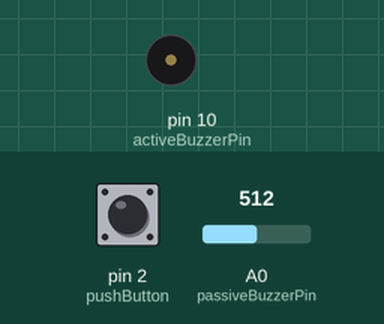
A sketch run on a simulated Arduino Uno, built with avr-gcc and run on an emulated ATmega328P. Shown: buzzer (waves = sounding). Inputs (shaded band) come from the test bench; at power-on: pin 2 (pushButton) HIGH, A0 (passiveBuzzerPin) = 512.

Above: at 1.2 s.
1.3 s: pin 2 (pushButton) pulled LOW for 0.15 s
At 7.0 s:
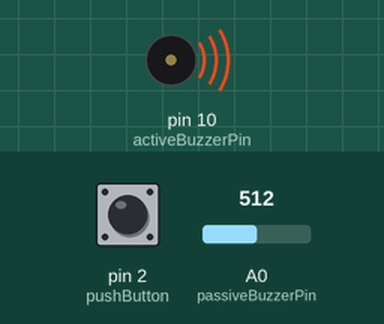
7.4 s: pin 2 (pushButton) pulled LOW for 1 s
At 7.9 s:
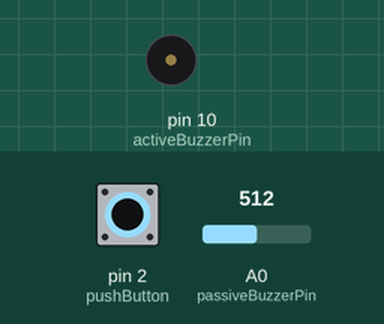
11.4 s: pin 2 (pushButton) pulled LOW for 3.2 s
At 17.1 s:
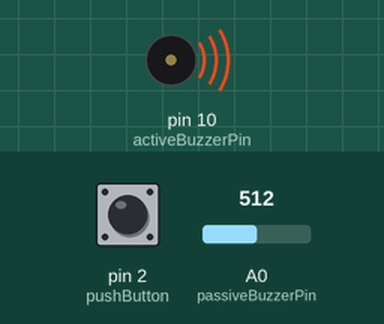
Timing chart, 0 to 18.6 s (numbered marks = the images above; inputs shaded):
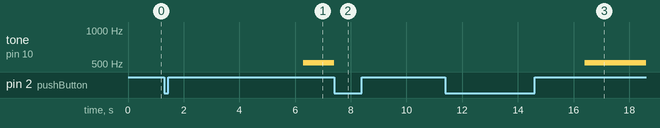

Measured:
- after the input at 1.3 s, tone on pin 10 (activeBuzzerPin): silent → 512 Hz after 5.0 s instead of 3.7 s
- after the input at 7.4 s, tone on pin 10 (activeBuzzerPin): 512 Hz → silent at once
- after the input at 11.4 s, tone on pin 10 (activeBuzzerPin): silent → 512 Hz after 5.0 s instead of 1.0 s

The sketch:

KnockDetectionBuzzers.ino
```cpp
const int passiveBuzzerPin = A0;
const int activeBuzzerPin = 10;
const int pushButton = 2;

int buttonState = 0;
int lastButtonState = 0;

const int knockDetectorLimit = 5;
int knockValue = 0;

const int interval = 5000;
unsigned long startMusicTime = 0;

int isMusicOn = 0;
void setup() {
  // put your setup code here, to run once:
  pinMode(passiveBuzzerPin, INPUT);
  pinMode(activeBuzzerPin, OUTPUT);
  pinMode(pushButton, INPUT_PULLUP);
  Serial.begin(9600);
}

void loop() {
  // put your main code here, to run repeatedly:
  if(isMusicOn){
    playMusic();
    IsButtonPushed();
  }
  else{
    waitTillKnock();
  }
}

void waitTillKnock(){
  knockValue = analogRead(passiveBuzzerPin);
  if (knockValue >= knockDetectorLimit){
    isMusicOn = 1;
    startMusicTime = millis();
    //Serial.println("Knock!");
  }
}

void playMusic(){
  if (millis() - startMusicTime >= interval){
    tone(activeBuzzerPin, knockValue);
  }
}

void IsButtonPushed(){
  buttonState = digitalRead(pushButton);
  if (buttonState == 0 && lastButtonState == 1){
    isMusicOn = 0;
    noTone(activeBuzzerPin);
  }
  lastButtonState = buttonState;
}
```
